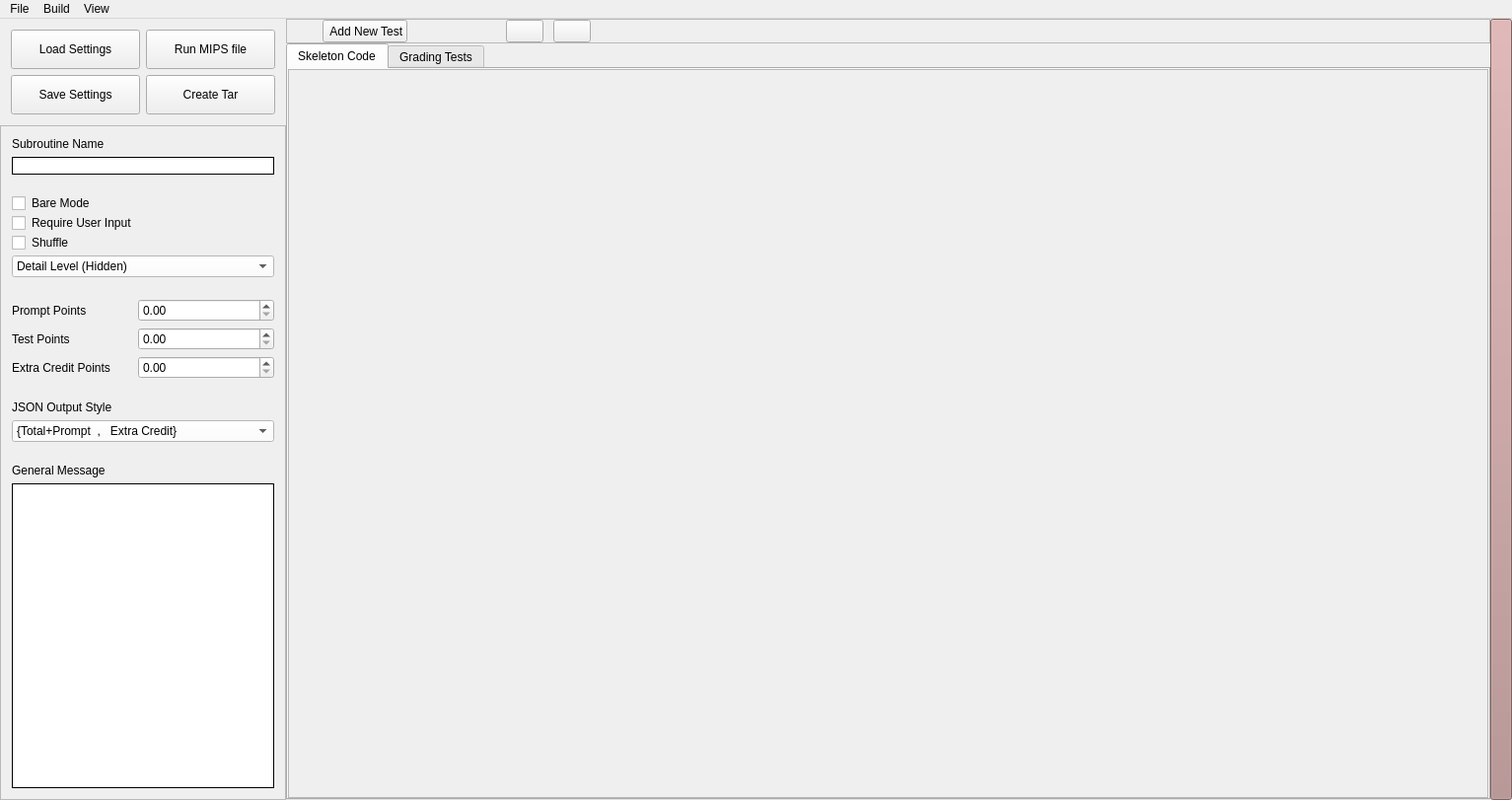
<?xml version="1.0" encoding="UTF-8"?>
<ui version="4.0">
 <class>MainWindow</class>
 <widget class="QMainWindow" name="MainWindow">
  <property name="enabled">
   <bool>true</bool>
  </property>
  <property name="geometry">
   <rect>
    <x>0</x>
    <y>0</y>
    <width>1533</width>
    <height>811</height>
   </rect>
  </property>
  <property name="windowTitle">
   <string>MainWindow</string>
  </property>
  <property name="styleSheet">
   <string notr="true">@QMainWindow{
}
QMainWindow{
	background-color: rgb(0, 0, 0);
}
QWidget{
	color:rgb(0,0,0)
}
QWidget#settings{
  background-color: rgb(220, 220, 255);
}
QFrame#creator_frame{
  background-color: rgb(255, 100, 120);
}
QFrame#test_control{
  background-color: rgb(220, 220, 255);
}
QComboBox{
  background-color: rgb(255, 255, 255);
  selection-background-color: rgb(232, 232, 232);
  selection-color: rgb(118, 0, 1);
}
QTextEdit,QLineEdit{
  border-style: outset;
  border-color: black;
  border-width: 1px;
}
QCheckBox,QDoubleSpinBox,QComboBox,QPushButton,QLineEdit,QTextEdit{
  background-color: rgb(255, 255, 255);
}
QWidget#testScrollArea{ 
	background-color:rgb(245,245,255);
}

</string>
  </property>
  <widget class="QWidget" name="centralWidget">
   <layout class="QGridLayout" name="gridLayout">
    <property name="leftMargin">
     <number>0</number>
    </property>
    <property name="topMargin">
     <number>0</number>
    </property>
    <property name="rightMargin">
     <number>0</number>
    </property>
    <property name="bottomMargin">
     <number>0</number>
    </property>
    <property name="spacing">
     <number>0</number>
    </property>
    <item row="1" column="1">
     <widget class="QTabWidget" name="tabWidget">
      <property name="currentIndex">
       <number>0</number>
      </property>
      <widget class="QWidget" name="skeleton">
       <attribute name="title">
        <string>Skeleton Code</string>
       </attribute>
       <layout class="QVBoxLayout" name="verticalLayout_3">
        <property name="spacing">
         <number>0</number>
        </property>
        <property name="leftMargin">
         <number>0</number>
        </property>
        <property name="topMargin">
         <number>0</number>
        </property>
        <property name="rightMargin">
         <number>0</number>
        </property>
        <property name="bottomMargin">
         <number>0</number>
        </property>
        <item>
         <widget class="QScrollArea" name="skeletonScroll">
          <property name="sizePolicy">
           <sizepolicy hsizetype="Preferred" vsizetype="Preferred">
            <horstretch>0</horstretch>
            <verstretch>0</verstretch>
           </sizepolicy>
          </property>
          <property name="styleSheet">
           <string notr="true">@QScrollArea{ }
QWidget#testScrollArea{ background-color:rgb(245,245,255);}
</string>
          </property>
          <property name="verticalScrollBarPolicy">
           <enum>Qt::ScrollBarAsNeeded</enum>
          </property>
          <property name="horizontalScrollBarPolicy">
           <enum>Qt::ScrollBarAsNeeded</enum>
          </property>
          <property name="sizeAdjustPolicy">
           <enum>QAbstractScrollArea::AdjustToContents</enum>
          </property>
          <property name="widgetResizable">
           <bool>true</bool>
          </property>
          <widget class="QWidget" name="skeletonScrollArea">
           <property name="geometry">
            <rect>
             <x>0</x>
             <y>0</y>
             <width>1215</width>
             <height>730</height>
            </rect>
           </property>
           <property name="sizePolicy">
            <sizepolicy hsizetype="Preferred" vsizetype="Preferred">
             <horstretch>0</horstretch>
             <verstretch>0</verstretch>
            </sizepolicy>
           </property>
           <property name="sizeIncrement">
            <size>
             <width>2</width>
             <height>0</height>
            </size>
           </property>
           <layout class="QVBoxLayout" name="AllSampleTests">
            <property name="spacing">
             <number>0</number>
            </property>
            <property name="sizeConstraint">
             <enum>QLayout::SetNoConstraint</enum>
            </property>
            <property name="leftMargin">
             <number>0</number>
            </property>
            <property name="topMargin">
             <number>6</number>
            </property>
            <property name="rightMargin">
             <number>0</number>
            </property>
            <property name="bottomMargin">
             <number>0</number>
            </property>
           </layout>
          </widget>
         </widget>
        </item>
       </layout>
      </widget>
      <widget class="QWidget" name="grading">
       <attribute name="title">
        <string>Grading Tests</string>
       </attribute>
       <layout class="QVBoxLayout" name="verticalLayout_2">
        <property name="spacing">
         <number>0</number>
        </property>
        <property name="leftMargin">
         <number>0</number>
        </property>
        <property name="topMargin">
         <number>0</number>
        </property>
        <property name="rightMargin">
         <number>0</number>
        </property>
        <property name="bottomMargin">
         <number>0</number>
        </property>
        <item>
         <widget class="QScrollArea" name="testScroll">
          <property name="sizePolicy">
           <sizepolicy hsizetype="Preferred" vsizetype="Preferred">
            <horstretch>0</horstretch>
            <verstretch>0</verstretch>
           </sizepolicy>
          </property>
          <property name="styleSheet">
           <string notr="true">@QScrollArea{ }
QWidget#testScrollArea{ background-color:rgb(245,245,255);}
</string>
          </property>
          <property name="verticalScrollBarPolicy">
           <enum>Qt::ScrollBarAsNeeded</enum>
          </property>
          <property name="horizontalScrollBarPolicy">
           <enum>Qt::ScrollBarAsNeeded</enum>
          </property>
          <property name="sizeAdjustPolicy">
           <enum>QAbstractScrollArea::AdjustToContents</enum>
          </property>
          <property name="widgetResizable">
           <bool>true</bool>
          </property>
          <widget class="QWidget" name="testScrollArea">
           <property name="geometry">
            <rect>
             <x>0</x>
             <y>0</y>
             <width>1215</width>
             <height>730</height>
            </rect>
           </property>
           <property name="sizePolicy">
            <sizepolicy hsizetype="Preferred" vsizetype="Preferred">
             <horstretch>0</horstretch>
             <verstretch>0</verstretch>
            </sizepolicy>
           </property>
           <property name="sizeIncrement">
            <size>
             <width>2</width>
             <height>0</height>
            </size>
           </property>
           <layout class="QVBoxLayout" name="AllGradedTests">
            <property name="spacing">
             <number>0</number>
            </property>
            <property name="sizeConstraint">
             <enum>QLayout::SetNoConstraint</enum>
            </property>
            <property name="leftMargin">
             <number>0</number>
            </property>
            <property name="topMargin">
             <number>6</number>
            </property>
            <property name="rightMargin">
             <number>0</number>
            </property>
            <property name="bottomMargin">
             <number>0</number>
            </property>
           </layout>
          </widget>
         </widget>
        </item>
       </layout>
      </widget>
     </widget>
    </item>
    <item row="0" column="1">
     <widget class="QFrame" name="test_control">
      <property name="maximumSize">
       <size>
        <width>16777215</width>
        <height>30</height>
       </size>
      </property>
      <property name="frameShape">
       <enum>QFrame::StyledPanel</enum>
      </property>
      <property name="frameShadow">
       <enum>QFrame::Raised</enum>
      </property>
      <layout class="QHBoxLayout" name="horizontalLayout">
       <property name="spacing">
        <number>0</number>
       </property>
       <property name="leftMargin">
        <number>0</number>
       </property>
       <property name="topMargin">
        <number>0</number>
       </property>
       <property name="rightMargin">
        <number>0</number>
       </property>
       <property name="bottomMargin">
        <number>0</number>
       </property>
       <item>
        <spacer name="horizontalSpacer_2">
         <property name="orientation">
          <enum>Qt::Horizontal</enum>
         </property>
         <property name="sizeType">
          <enum>QSizePolicy::Fixed</enum>
         </property>
         <property name="sizeHint" stdset="0">
          <size>
           <width>36</width>
           <height>20</height>
          </size>
         </property>
        </spacer>
       </item>
       <item>
        <widget class="QPushButton" name="AddTestButton">
         <property name="sizePolicy">
          <sizepolicy hsizetype="Fixed" vsizetype="Preferred">
           <horstretch>0</horstretch>
           <verstretch>0</verstretch>
          </sizepolicy>
         </property>
         <property name="maximumSize">
          <size>
           <width>163</width>
           <height>16777215</height>
          </size>
         </property>
         <property name="text">
          <string> Add New Test</string>
         </property>
         <property name="icon">
          <iconset>
           <normaloff>Icons/add.png</normaloff>Icons/add.png</iconset>
         </property>
         <property name="iconSize">
          <size>
           <width>25</width>
           <height>25</height>
          </size>
         </property>
        </widget>
       </item>
       <item>
        <spacer name="horizontalSpacer">
         <property name="orientation">
          <enum>Qt::Horizontal</enum>
         </property>
         <property name="sizeType">
          <enum>QSizePolicy::Fixed</enum>
         </property>
         <property name="sizeHint" stdset="0">
          <size>
           <width>100</width>
           <height>20</height>
          </size>
         </property>
        </spacer>
       </item>
       <item>
        <widget class="QToolButton" name="ExpandBtn">
         <property name="sizePolicy">
          <sizepolicy hsizetype="Fixed" vsizetype="Minimum">
           <horstretch>0</horstretch>
           <verstretch>0</verstretch>
          </sizepolicy>
         </property>
         <property name="text">
          <string/>
         </property>
         <property name="icon">
          <iconset>
           <normaloff>Icons/down_arrow.png</normaloff>Icons/down_arrow.png</iconset>
         </property>
         <property name="iconSize">
          <size>
           <width>30</width>
           <height>16</height>
          </size>
         </property>
         <property name="toolButtonStyle">
          <enum>Qt::ToolButtonIconOnly</enum>
         </property>
         <property name="autoRaise">
          <bool>false</bool>
         </property>
         <property name="arrowType">
          <enum>Qt::NoArrow</enum>
         </property>
        </widget>
       </item>
       <item>
        <spacer name="horizontalSpacer_4">
         <property name="orientation">
          <enum>Qt::Horizontal</enum>
         </property>
         <property name="sizeType">
          <enum>QSizePolicy::Fixed</enum>
         </property>
         <property name="sizeHint" stdset="0">
          <size>
           <width>10</width>
           <height>10</height>
          </size>
         </property>
        </spacer>
       </item>
       <item>
        <widget class="QToolButton" name="CollapseBtn">
         <property name="sizePolicy">
          <sizepolicy hsizetype="Fixed" vsizetype="Preferred">
           <horstretch>0</horstretch>
           <verstretch>0</verstretch>
          </sizepolicy>
         </property>
         <property name="text">
          <string/>
         </property>
         <property name="icon">
          <iconset>
           <normaloff>Icons/up_arrow.png</normaloff>Icons/up_arrow.png</iconset>
         </property>
         <property name="iconSize">
          <size>
           <width>30</width>
           <height>16</height>
          </size>
         </property>
         <property name="toolButtonStyle">
          <enum>Qt::ToolButtonIconOnly</enum>
         </property>
        </widget>
       </item>
       <item>
        <spacer name="horizontalSpacer_3">
         <property name="orientation">
          <enum>Qt::Horizontal</enum>
         </property>
         <property name="sizeType">
          <enum>QSizePolicy::MinimumExpanding</enum>
         </property>
         <property name="sizeHint" stdset="0">
          <size>
           <width>40</width>
           <height>20</height>
          </size>
         </property>
        </spacer>
       </item>
      </layout>
     </widget>
    </item>
    <item row="0" column="0" rowspan="4">
     <widget class="QFrame" name="frame">
      <property name="sizePolicy">
       <sizepolicy hsizetype="Fixed" vsizetype="Preferred">
        <horstretch>0</horstretch>
        <verstretch>0</verstretch>
       </sizepolicy>
      </property>
      <property name="minimumSize">
       <size>
        <width>290</width>
        <height>0</height>
       </size>
      </property>
      <layout class="QVBoxLayout" name="verticalLayout">
       <property name="spacing">
        <number>0</number>
       </property>
       <property name="leftMargin">
        <number>0</number>
       </property>
       <property name="topMargin">
        <number>0</number>
       </property>
       <property name="rightMargin">
        <number>0</number>
       </property>
       <property name="bottomMargin">
        <number>0</number>
       </property>
       <item>
        <widget class="QFrame" name="creator_frame">
         <property name="styleSheet">
          <string notr="true"/>
         </property>
         <layout class="QGridLayout" name="gridLayout_2">
          <item row="1" column="0">
           <widget class="QPushButton" name="SaveSettingsBtn">
            <property name="sizePolicy">
             <sizepolicy hsizetype="Preferred" vsizetype="Preferred">
              <horstretch>0</horstretch>
              <verstretch>0</verstretch>
             </sizepolicy>
            </property>
            <property name="minimumSize">
             <size>
              <width>0</width>
              <height>40</height>
             </size>
            </property>
            <property name="toolTip">
             <string>&lt;html&gt;&lt;head/&gt;&lt;body&gt;&lt;p&gt;Save current test settings to JSON&lt;/p&gt;&lt;/body&gt;&lt;/html&gt;</string>
            </property>
            <property name="text">
             <string>Save Settings</string>
            </property>
           </widget>
          </item>
          <item row="0" column="0">
           <widget class="QPushButton" name="LoadSettingsBtn">
            <property name="sizePolicy">
             <sizepolicy hsizetype="Preferred" vsizetype="Preferred">
              <horstretch>0</horstretch>
              <verstretch>0</verstretch>
             </sizepolicy>
            </property>
            <property name="minimumSize">
             <size>
              <width>0</width>
              <height>40</height>
             </size>
            </property>
            <property name="toolTip">
             <string>&lt;html&gt;&lt;head/&gt;&lt;body&gt;&lt;p&gt;select a JSON File to load settings&lt;br/&gt;&lt;/p&gt;&lt;/body&gt;&lt;/html&gt;</string>
            </property>
            <property name="whatsThis">
             <string>&lt;html&gt;&lt;head/&gt;&lt;body&gt;&lt;p&gt;BBBBB&lt;/p&gt;&lt;/body&gt;&lt;/html&gt;</string>
            </property>
            <property name="text">
             <string>Load Settings</string>
            </property>
           </widget>
          </item>
          <item row="1" column="1">
           <widget class="QPushButton" name="CreateTarBtn">
            <property name="sizePolicy">
             <sizepolicy hsizetype="Preferred" vsizetype="Preferred">
              <horstretch>0</horstretch>
              <verstretch>0</verstretch>
             </sizepolicy>
            </property>
            <property name="toolTip">
             <string>&lt;html&gt;&lt;head/&gt;&lt;body&gt;&lt;p&gt;Create a Tar to use with Autolabs&lt;/p&gt;&lt;/body&gt;&lt;/html&gt;</string>
            </property>
            <property name="styleSheet">
             <string notr="true"/>
            </property>
            <property name="text">
             <string>Create Tar</string>
            </property>
           </widget>
          </item>
          <item row="0" column="1">
           <widget class="QPushButton" name="RunMipsBtn">
            <property name="sizePolicy">
             <sizepolicy hsizetype="Preferred" vsizetype="Preferred">
              <horstretch>0</horstretch>
              <verstretch>0</verstretch>
             </sizepolicy>
            </property>
            <property name="toolTip">
             <string>&lt;html&gt;&lt;head/&gt;&lt;body&gt;&lt;p&gt;Select a .s or .asm file to run with tests&lt;/p&gt;&lt;/body&gt;&lt;/html&gt;</string>
            </property>
            <property name="text">
             <string>Run MIPS file</string>
            </property>
           </widget>
          </item>
         </layout>
        </widget>
       </item>
       <item>
        <widget class="QScrollArea" name="settingsScroll">
         <property name="sizePolicy">
          <sizepolicy hsizetype="Ignored" vsizetype="Expanding">
           <horstretch>0</horstretch>
           <verstretch>0</verstretch>
          </sizepolicy>
         </property>
         <property name="horizontalScrollBarPolicy">
          <enum>Qt::ScrollBarAlwaysOff</enum>
         </property>
         <property name="widgetResizable">
          <bool>true</bool>
         </property>
         <widget class="QWidget" name="settings">
          <property name="geometry">
           <rect>
            <x>0</x>
            <y>0</y>
            <width>288</width>
            <height>685</height>
           </rect>
          </property>
          <property name="sizePolicy">
           <sizepolicy hsizetype="Ignored" vsizetype="Preferred">
            <horstretch>0</horstretch>
            <verstretch>0</verstretch>
           </sizepolicy>
          </property>
          <layout class="QFormLayout" name="formLayout">
           <item row="0" column="0">
            <widget class="QLabel" name="label">
             <property name="text">
              <string>Subroutine Name</string>
             </property>
            </widget>
           </item>
           <item row="1" column="0" colspan="2">
            <widget class="QLineEdit" name="subroutine_name">
             <property name="toolTip">
              <string>&lt;html&gt;&lt;head/&gt;&lt;body&gt;&lt;p&gt;The name of the Subroutine the student must create&lt;/p&gt;&lt;/body&gt;&lt;/html&gt;</string>
             </property>
             <property name="styleSheet">
              <string notr="true">border-style: outset;
border-color: black;
border-width: 1px;
background-color: rgb(255, 255, 255);</string>
             </property>
             <property name="clearButtonEnabled">
              <bool>false</bool>
             </property>
            </widget>
           </item>
           <item row="2" column="0" colspan="2">
            <spacer name="verticalSpacer_2">
             <property name="orientation">
              <enum>Qt::Vertical</enum>
             </property>
             <property name="sizeType">
              <enum>QSizePolicy::Fixed</enum>
             </property>
             <property name="sizeHint" stdset="0">
              <size>
               <width>20</width>
               <height>10</height>
              </size>
             </property>
            </spacer>
           </item>
           <item row="4" column="0">
            <layout class="QHBoxLayout" name="horizontalLayout_2">
             <item>
              <widget class="QCheckBox" name="BareMode">
               <property name="sizePolicy">
                <sizepolicy hsizetype="Minimum" vsizetype="Fixed">
                 <horstretch>0</horstretch>
                 <verstretch>0</verstretch>
                </sizepolicy>
               </property>
               <property name="minimumSize">
                <size>
                 <width>0</width>
                 <height>14</height>
                </size>
               </property>
               <property name="maximumSize">
                <size>
                 <width>16777215</width>
                 <height>14</height>
                </size>
               </property>
               <property name="text">
                <string/>
               </property>
               <property name="checked">
                <bool>false</bool>
               </property>
              </widget>
             </item>
             <item>
              <widget class="QLabel" name="label_7">
               <property name="toolTip">
                <string>&lt;html&gt;&lt;head/&gt;&lt;body&gt;&lt;p&gt;Must the student submission be written in Bare Mode&lt;/p&gt;&lt;/body&gt;&lt;/html&gt;</string>
               </property>
               <property name="text">
                <string>Bare Mode</string>
               </property>
              </widget>
             </item>
            </layout>
           </item>
           <item row="5" column="0">
            <layout class="QHBoxLayout" name="horizontalLayout_3">
             <item>
              <widget class="QCheckBox" name="RequireUserInput">
               <property name="minimumSize">
                <size>
                 <width>0</width>
                 <height>0</height>
                </size>
               </property>
               <property name="maximumSize">
                <size>
                 <width>16777215</width>
                 <height>14</height>
                </size>
               </property>
               <property name="autoFillBackground">
                <bool>false</bool>
               </property>
               <property name="text">
                <string/>
               </property>
               <property name="checked">
                <bool>false</bool>
               </property>
              </widget>
             </item>
             <item>
              <widget class="QLabel" name="label_8">
               <property name="toolTip">
                <string>&lt;html&gt;&lt;head/&gt;&lt;body&gt;&lt;p&gt;Does this program require User Input&lt;/p&gt;&lt;/body&gt;&lt;/html&gt;</string>
               </property>
               <property name="text">
                <string>Require User Input</string>
               </property>
              </widget>
             </item>
            </layout>
           </item>
           <item row="6" column="0">
            <layout class="QHBoxLayout" name="horizontalLayout_4">
             <item>
              <widget class="QCheckBox" name="Shuffle">
               <property name="maximumSize">
                <size>
                 <width>16777215</width>
                 <height>14</height>
                </size>
               </property>
               <property name="text">
                <string/>
               </property>
               <property name="iconSize">
                <size>
                 <width>20</width>
                 <height>20</height>
                </size>
               </property>
              </widget>
             </item>
             <item>
              <widget class="QLabel" name="label_9">
               <property name="toolTip">
                <string>&lt;html&gt;&lt;head/&gt;&lt;body&gt;&lt;p&gt;Shuffle tests when grading?&lt;/p&gt;&lt;/body&gt;&lt;/html&gt;</string>
               </property>
               <property name="text">
                <string>Shuffle</string>
               </property>
              </widget>
             </item>
            </layout>
           </item>
           <item row="8" column="0" colspan="2">
            <widget class="QComboBox" name="ShowLevel">
             <property name="sizePolicy">
              <sizepolicy hsizetype="Preferred" vsizetype="Preferred">
               <horstretch>0</horstretch>
               <verstretch>0</verstretch>
              </sizepolicy>
             </property>
             <property name="minimumSize">
              <size>
               <width>0</width>
               <height>0</height>
              </size>
             </property>
             <property name="maximumSize">
              <size>
               <width>10000</width>
               <height>16777215</height>
              </size>
             </property>
             <property name="toolTip">
              <string>&lt;html&gt;&lt;head/&gt;&lt;body&gt;&lt;p&gt;How much feedback should students receive for each tests&lt;/p&gt;&lt;/body&gt;&lt;/html&gt;</string>
             </property>
             <property name="styleSheet">
              <string notr="true">background-color: rgb(255, 255, 255);
selection-background-color: rgb(232, 232, 232);
selection-color: rgb(118, 0, 1);</string>
             </property>
             <item>
              <property name="text">
               <string>Detail Level (Hidden)</string>
              </property>
             </item>
             <item>
              <property name="text">
               <string>Show Only Inputs</string>
              </property>
             </item>
             <item>
              <property name="text">
               <string>Show Only Output</string>
              </property>
             </item>
             <item>
              <property name="text">
               <string>Show Full Details</string>
              </property>
             </item>
            </widget>
           </item>
           <item row="11" column="0">
            <widget class="QLabel" name="label_2">
             <property name="toolTip">
              <string>&lt;html&gt;&lt;head/&gt;&lt;body&gt;&lt;p&gt;How much is printing a prompt worth?&lt;/p&gt;&lt;/body&gt;&lt;/html&gt;</string>
             </property>
             <property name="text">
              <string>Prompt Points</string>
             </property>
            </widget>
           </item>
           <item row="11" column="1">
            <widget class="QDoubleSpinBox" name="PromptPoints">
             <property name="minimumSize">
              <size>
               <width>0</width>
               <height>0</height>
              </size>
             </property>
             <property name="maximumSize">
              <size>
               <width>16777215</width>
               <height>16777215</height>
              </size>
             </property>
             <property name="toolTip">
              <string>&lt;html&gt;&lt;head/&gt;&lt;body&gt;&lt;p&gt;How much is printing a prompt worth?&lt;/p&gt;&lt;/body&gt;&lt;/html&gt;</string>
             </property>
             <property name="specialValueText">
              <string/>
             </property>
             <property name="prefix">
              <string/>
             </property>
             <property name="maximum">
              <double>999.990000000000009</double>
             </property>
            </widget>
           </item>
           <item row="12" column="0">
            <widget class="QLabel" name="label_3">
             <property name="toolTip">
              <string>&lt;html&gt;&lt;head/&gt;&lt;body&gt;&lt;p&gt;How much is each Test worth?&lt;/p&gt;&lt;/body&gt;&lt;/html&gt;</string>
             </property>
             <property name="text">
              <string>Test Points</string>
             </property>
            </widget>
           </item>
           <item row="12" column="1">
            <widget class="QDoubleSpinBox" name="TestPoints">
             <property name="maximumSize">
              <size>
               <width>16777215</width>
               <height>16777215</height>
              </size>
             </property>
             <property name="toolTip">
              <string>&lt;html&gt;&lt;head/&gt;&lt;body&gt;&lt;p&gt;How much is each Test worth?&lt;/p&gt;&lt;/body&gt;&lt;/html&gt;</string>
             </property>
             <property name="specialValueText">
              <string/>
             </property>
             <property name="maximum">
              <double>999.990000000000009</double>
             </property>
            </widget>
           </item>
           <item row="13" column="0">
            <widget class="QLabel" name="label_4">
             <property name="toolTip">
              <string>&lt;html&gt;&lt;head/&gt;&lt;body&gt;&lt;p&gt;How much are extra credit Tests worth?&lt;/p&gt;&lt;/body&gt;&lt;/html&gt;</string>
             </property>
             <property name="text">
              <string>Extra Credit Points</string>
             </property>
            </widget>
           </item>
           <item row="13" column="1">
            <widget class="QDoubleSpinBox" name="EC_TestPoints">
             <property name="maximumSize">
              <size>
               <width>16777215</width>
               <height>16777215</height>
              </size>
             </property>
             <property name="toolTip">
              <string>&lt;html&gt;&lt;head/&gt;&lt;body&gt;&lt;p&gt;How much are extra credit Tests worth?&lt;/p&gt;&lt;/body&gt;&lt;/html&gt;</string>
             </property>
             <property name="specialValueText">
              <string/>
             </property>
             <property name="maximum">
              <double>999.990000000000009</double>
             </property>
            </widget>
           </item>
           <item row="15" column="0" colspan="2">
            <widget class="QLabel" name="label_6">
             <property name="text">
              <string>JSON Output Style</string>
             </property>
            </widget>
           </item>
           <item row="16" column="0" colspan="2">
            <widget class="QComboBox" name="JsonStyle">
             <property name="sizePolicy">
              <sizepolicy hsizetype="Ignored" vsizetype="Fixed">
               <horstretch>0</horstretch>
               <verstretch>0</verstretch>
              </sizepolicy>
             </property>
             <property name="toolTip">
              <string>&lt;html&gt;&lt;head/&gt;&lt;body&gt;&lt;p&gt;What format would you like the Autograder Response to be?&lt;/p&gt;&lt;/body&gt;&lt;/html&gt;</string>
             </property>
             <property name="styleSheet">
              <string notr="true">background-color: rgb(255, 255, 255);
selection-background-color: rgb(232, 232, 232);
selection-color: rgb(118, 0, 1);</string>
             </property>
             <item>
              <property name="text">
               <string>{Total+Prompt  ,   Extra Credit}</string>
              </property>
             </item>
             <item>
              <property name="text">
               <string>{Prompt  ,   Total  ,   Extra Credit}</string>
              </property>
             </item>
             <item>
              <property name="text">
               <string>{Prompt,  Test1, Test2, Test3,.....TestX}</string>
              </property>
             </item>
            </widget>
           </item>
           <item row="17" column="0" colspan="2">
            <spacer name="verticalSpacer_3">
             <property name="orientation">
              <enum>Qt::Vertical</enum>
             </property>
             <property name="sizeType">
              <enum>QSizePolicy::MinimumExpanding</enum>
             </property>
             <property name="sizeHint" stdset="0">
              <size>
               <width>20</width>
               <height>10</height>
              </size>
             </property>
            </spacer>
           </item>
           <item row="18" column="0">
            <widget class="QLabel" name="label_5">
             <property name="text">
              <string>General Message</string>
             </property>
            </widget>
           </item>
           <item row="19" column="0" colspan="2">
            <widget class="QTextEdit" name="message">
             <property name="sizePolicy">
              <sizepolicy hsizetype="Expanding" vsizetype="Minimum">
               <horstretch>0</horstretch>
               <verstretch>190</verstretch>
              </sizepolicy>
             </property>
             <property name="toolTip">
              <string>&lt;html&gt;&lt;head/&gt;&lt;body&gt;&lt;p&gt;a message to students that will be displayed at the top of the autograder.&lt;/p&gt;&lt;/body&gt;&lt;/html&gt;</string>
             </property>
             <property name="styleSheet">
              <string notr="true">border-style: outset;
border-color: black;
border-width: 1px;
background-color: rgb(255, 255, 255);</string>
             </property>
            </widget>
           </item>
           <item row="9" column="0" colspan="2">
            <spacer name="verticalSpacer">
             <property name="orientation">
              <enum>Qt::Vertical</enum>
             </property>
             <property name="sizeType">
              <enum>QSizePolicy::Fixed</enum>
             </property>
             <property name="sizeHint" stdset="0">
              <size>
               <width>20</width>
               <height>10</height>
              </size>
             </property>
            </spacer>
           </item>
           <item row="14" column="0" colspan="2">
            <spacer name="verticalSpacer_4">
             <property name="orientation">
              <enum>Qt::Vertical</enum>
             </property>
             <property name="sizeType">
              <enum>QSizePolicy::Fixed</enum>
             </property>
             <property name="sizeHint" stdset="0">
              <size>
               <width>20</width>
               <height>10</height>
              </size>
             </property>
            </spacer>
           </item>
          </layout>
         </widget>
        </widget>
       </item>
      </layout>
     </widget>
    </item>
    <item row="0" column="5" rowspan="4">
     <widget class="QPushButton" name="toggleOutputBtn">
      <property name="sizePolicy">
       <sizepolicy hsizetype="Fixed" vsizetype="Ignored">
        <horstretch>0</horstretch>
        <verstretch>0</verstretch>
       </sizepolicy>
      </property>
      <property name="maximumSize">
       <size>
        <width>22</width>
        <height>16777215</height>
       </size>
      </property>
      <property name="styleSheet">
       <string notr="true">background-color: rgb(179, 136, 136);</string>
      </property>
      <property name="text">
       <string/>
      </property>
      <property name="icon">
       <iconset>
        <normaloff>Icons/left_arrow.png</normaloff>Icons/left_arrow.png</iconset>
      </property>
      <property name="iconSize">
       <size>
        <width>30</width>
        <height>30</height>
       </size>
      </property>
     </widget>
    </item>
   </layout>
  </widget>
  <widget class="QMenuBar" name="menuBar">
   <property name="geometry">
    <rect>
     <x>0</x>
     <y>0</y>
     <width>1533</width>
     <height>20</height>
    </rect>
   </property>
   <widget class="QMenu" name="menuFile">
    <property name="title">
     <string>File</string>
    </property>
    <addaction name="actionSave_Settings"/>
    <addaction name="actionLoad_Settings"/>
    <addaction name="separator"/>
    <addaction name="actionCreate_TAR_File"/>
   </widget>
   <widget class="QMenu" name="menuBuild">
    <property name="title">
     <string>Build</string>
    </property>
    <addaction name="actionAdd_New_Test"/>
    <addaction name="separator"/>
    <addaction name="actionRun_MIPS_File"/>
    <addaction name="actionGenerate_Skeleton_Code"/>
   </widget>
   <widget class="QMenu" name="menuView">
    <property name="title">
     <string>View</string>
    </property>
    <addaction name="actionExpand_All_Tests"/>
    <addaction name="actionCollapse_All_Tests"/>
    <addaction name="actionValidate_Tests"/>
    <addaction name="actionHide_Output_Window"/>
   </widget>
   <addaction name="menuFile"/>
   <addaction name="menuBuild"/>
   <addaction name="menuView"/>
  </widget>
  <action name="actionSave_Settings">
   <property name="text">
    <string>Save Settings</string>
   </property>
  </action>
  <action name="actionLoad_Settings">
   <property name="text">
    <string>Load Settings</string>
   </property>
  </action>
  <action name="actionCreate_TAR_File">
   <property name="text">
    <string>Create TAR File</string>
   </property>
  </action>
  <action name="actionRun_MIPS_File">
   <property name="text">
    <string>Run MIPS File</string>
   </property>
  </action>
  <action name="actionGenerate_Skeleton_Code">
   <property name="text">
    <string>Generate Skeleton Code</string>
   </property>
  </action>
  <action name="actionAdd_New_Test">
   <property name="text">
    <string>Add New Test</string>
   </property>
  </action>
  <action name="actionExpand_All_Tests">
   <property name="text">
    <string>Expand All Tests</string>
   </property>
  </action>
  <action name="actionCollapse_All_Tests">
   <property name="text">
    <string>Collapse All Tests</string>
   </property>
  </action>
  <action name="actionValidate_Tests">
   <property name="text">
    <string>Validate Tests</string>
   </property>
  </action>
  <action name="actionHide_Output_Window">
   <property name="text">
    <string>Hide Output Window</string>
   </property>
  </action>
 </widget>
 <layoutdefault spacing="6" margin="11"/>
 <resources/>
 <connections/>
</ui>
